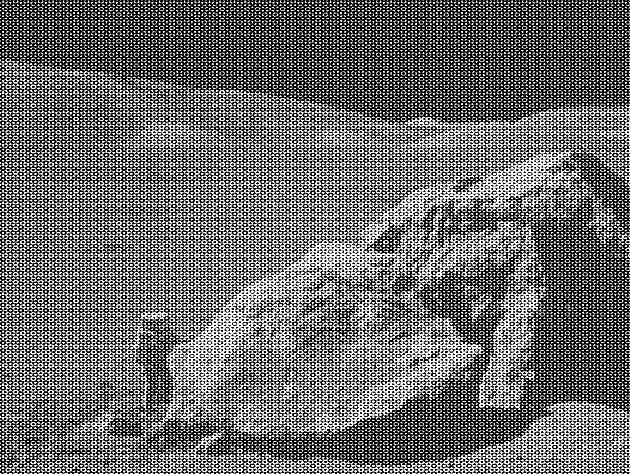
#> input picture Laboratory of Computational Physics/Exercises/moonlanding.png, 630 x 474 px
$ jupyter execute --allow-errors 07.2ex_Algorithms.ipynb
#> lines starting #> are read from the running program, lines starting #| are printed output that depends on the picture
1\. **Maximum wind speed prediction at the Sprogø station**

The exercise goal is to predict the maximum wind speed occurring every 50 years even if no measure exists for such a period. The available data are only measured over 21 years at the Sprogø meteorological station located in Denmark.

The annual maxima are supposed to fit a normal probability density function. However such function is not going to be estimated because it gives a probability from a wind speed maxima. Finding the maximum wind speed occurring every 50 years requires the opposite approach, the result needs to be found from a defined probability. That is the quantile function role and the exercise goal will be to find it. In the current model, it is supposed that the maximum wind speed occurring every 50 years is defined as the upper 2% quantile.

By definition, the quantile function is the inverse of the cumulative distribution function. The latter describes the probability distribution of an annual maxima. In the exercise, the cumulative probability $p_i$ for a given year i is defined as $p_i = i/(N+1)$ with $N = 21$, the number of measured years. Thus it will be possible to calculate the cumulative probability of every measured wind speed maxima. From those experimental points, the scipy.interpolate module will be very useful for fitting the quantile function. Finally the 50 years maxima is going to be evaluated from the cumulative probability of the 2% quantile.

Practically, load the dataset:

```python
import numpy as np
max_speeds = np.load('max-speeds.npy')
years_nb = max_speeds.shape[0]
```

Compute then the cumulative probability $p_i$ (`cprob`) and sort the maximum speeds from the data. Use then the  UnivariateSpline from scipy.interpolate to define a quantile function and thus estimate the probabilities.

In the current model, the maximum wind speed occurring every 50 years is defined as the upper 2% quantile. As a result, the cumulative probability value will be:

```python
fifty_prob = 1. - 0.02
```

So the storm wind speed occurring every 50 years can be guessed as:

``` python
fifty_wind = quantile_func(fifty_prob)
```

[cell 1]
import numpy as np
from scipy.interpolate import UnivariateSpline
from matplotlib import pyplot as plt
#> (the rest of this cell did not finish here and is left out)

2\. **Curve fitting of temperature in Alaska**

The temperature extremes in Alaska for each month, starting in January, are given by (in degrees Celcius):

max:  17,  19,  21,  28,  33,  38, 37,  37,  31,  23,  19,  18

min: -62, -59, -56, -46, -32, -18, -9, -13, -25, -46, -52, -58

* Plot these temperature extremes.
* Define a function that can describe min and max temperatures.
* Fit this function to the data with scipy.optimize.curve_fit().
* Plot the result. Is the fit reasonable? If not, why?
* Is the time offset for min and max temperatures the same within the fit accuracy?

[cell 2]
from scipy import optimize, stats

max_temp = np.array([17, 19, 21, 28, 33, 38, 37, 37, 31, 23, 19, 18])
min_temp = np.array([-62, -59, -56, -46, -32, -18, -9, -13, -25, -46, -52, -58])
months = np.array([i for i in range(1,13)])

fig, axes = plt.subplots(nrows = 1, ncols = 2, figsize = (20, 10))

axes[0].plot(months,
        min_temp,
        color = 'blue',
        marker = '*',
        label = 'Minimum')
axes[0].plot(months,
        max_temp,
        color = 'red',
        marker = '*',
        label = 'Maximum')

axes[1].plot(months,
        min_temp,
        color = 'blue',
        marker = '*',
        label = 'Minimum')
axes[1].plot(months,
        max_temp,
        color = 'red',
        marker = '*',
        label = 'Maximum')

axes[0].set_title('Fit with gaussian')
axes[0].set_xlabel('Max wind speed')
axes[0].set_ylabel('Temperature')

axes[1].set_title('Fit with cosine')
axes[1].set_xlabel('Max wind speed')
axes[1].set_ylabel('Temperature')

def cos(x, y_offset, amplitude, x_offset ):
    return (y_offset + amplitude * np.cos((x + x_offset) * 2 * np.pi / x.max()))

def gaus(x, constant, mu, sigma, baseline):
    return constant * stats.norm.pdf(x, mu, sigma) + baseline

max_params, max_params_covariance = optimize.curve_fit(gaus, months, max_temp)
min_params, min_params_covariance = optimize.curve_fit(gaus, months, min_temp, [6,2,60, -60])

max_params_cos, max_params_covariance_cos = optimize.curve_fit(cos, months, max_temp, [20,10,0])
min_params_cos, min_params_covariance_cos = optimize.curve_fit(cos, months, min_temp, [-40,20,0])

axes[0].plot(months, gaus(months, *max_params), label = 'max T gaus')
axes[0].plot(months, gaus(months, *min_params), label = 'min T gaus')

#I fit also with cosine since I expect and oscillatory behaviour in time
axes[1].plot(months, cos(months, *max_params_cos), label = 'max T cos')
axes[1].plot(months, cos(months, *min_params_cos), label = 'min T cos')

axes[0].legend()
axes[1].legend()

plt.show()
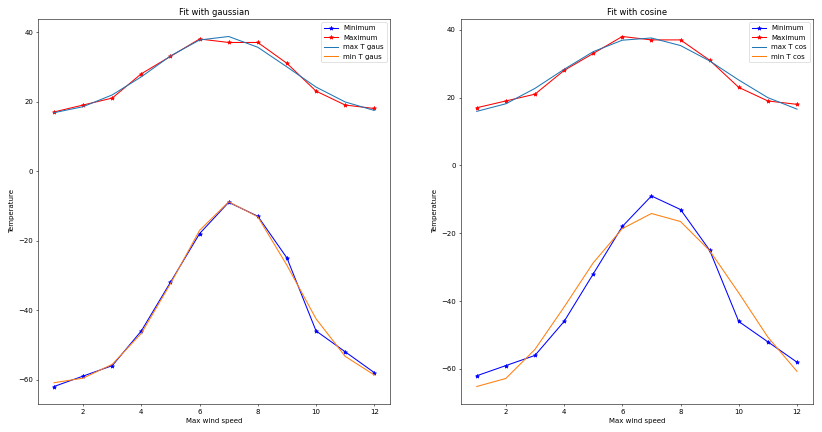
#> figure drawn by matplotlib, 2 panels; panel 1: curve peaks at x = 7, y = -9; panel 1: curve peaks at x = 6, y = 38; panel 1: curve peaks at x = 7, y = 38.72; panel 2: curve peaks at x = 7, y = -9

3\. **2D minimization of a six-hump camelback function**

$$
f(x,y) = \left(4-2.1x^2+\frac{x^4}{3} \right) x^2 +xy + (4y^2 -4)y^2
$$

has multiple global and local minima. Find the global minima of this function.

Hints:

* Variables can be restricted to $-2 < x < 2$ and $-1 < y < 1$.
* Use numpy.meshgrid() and pylab.imshow() to find visually the regions.
* Use scipy.optimize.minimize(), optionally trying out several of its methods.

How many global minima are there, and what is the function value at those points? What happens for an initial guess of $(x, y) = (0, 0)$ ?

[cell 3]
from scipy import optimize
from jupyterthemes import jtplot
jtplot.style('monokai')

def f(point):
    x = point[0]
    y = point[1]
    return (4.0 - 2.1*x*x + (x**4)/3.0)*x*x + x*y + (4.0*y*y - 4.0)*y*y

x = np.linspace(-2, 2)
y = np.linspace(-1, 1)

xx, yy = np.meshgrid(x, y)

fig, ax = plt.subplots(1,1,figsize=(8,6))
image = ax.imshow(f([xx,yy]), extent=[-2, 2, -1, 1])
fig.colorbar(image)

x_min = optimize.minimize(f, x0 = [0., -0.5])
ax.scatter(x_min.x[0], x_min.x[1])
print('The minimum is: ', x_min.x)

plt.show()
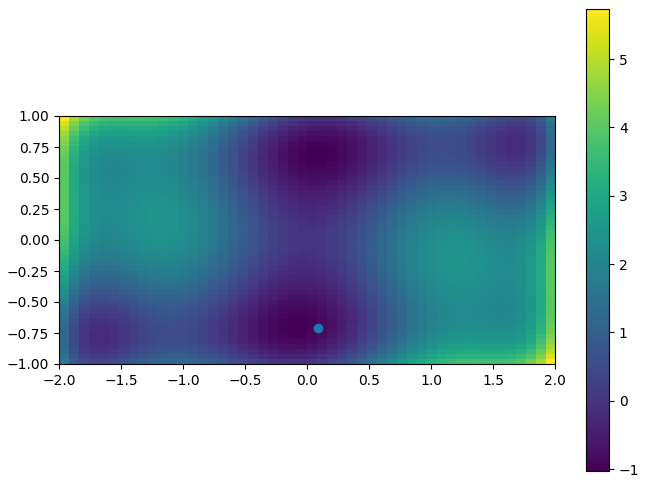
#> figure drawn by matplotlib, 2 panels

What happens for an initial guess of $(x, y) = (0, 0)$ ?

If i start too near $(0,0)$ I end up in $(0,0)$, because it is a saddle point

4\. **FFT of a simple dataset**

Performe a periodicity analysis on the lynxs-hares population

[cell 4]
from scipy import fftpack

#> (the rest of this cell did not finish here and is left out)

5\. **FFT of an image**

* Examine the provided image `moonlanding.png`, which is heavily contaminated with periodic noise. In this exercise, we aim to clean up the noise using the Fast Fourier Transform.
* Load the image using pylab.imread().
* Find and use the 2-D FFT function in scipy.fftpack, and plot the spectrum (Fourier transform of) the image. Do you have any trouble visualising the spectrum? If so, why?
* The spectrum consists of high and low frequency components. The noise is contained in the high-frequency part of the spectrum, so set some of those components to zero (use array slicing).
* Apply the inverse Fourier transform to see the resulting image.

[cell 5]
fig, axes = plt.subplots(nrows=1, ncols=3, figsize=(20,10))

image = plt.imread('moonlanding.png')
#> image is the input picture: shape (474, 630) float32; min 0, max 1, mean 0.424

axes[0].set_title('Original Image')
axes[0].imshow(image, cmap = 'gray')
axes[0].axis('off')

sig_image = fftpack.fft2(image)
sig_image[np.abs(sig_image) > 2000] = 0

#I'm using array slicing but I could have also used LogNorm
axes[1].set_title('Fourier transform')
axes[1].imshow(abs(sig_image))
axes[1].axis('off')

axes[2].set_title('Cleaned image')
axes[2].imshow(fftpack.ifft2(sig_image).real, cmap = 'gray')
axes[2].axis('off')
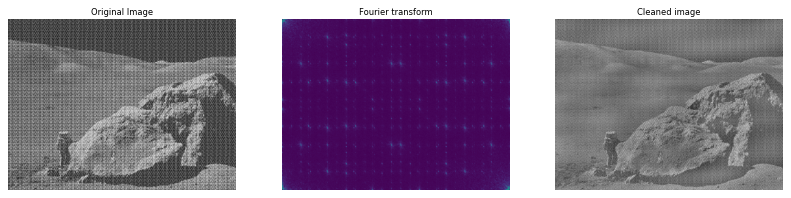
#> figure drawn by matplotlib, 3 panels
